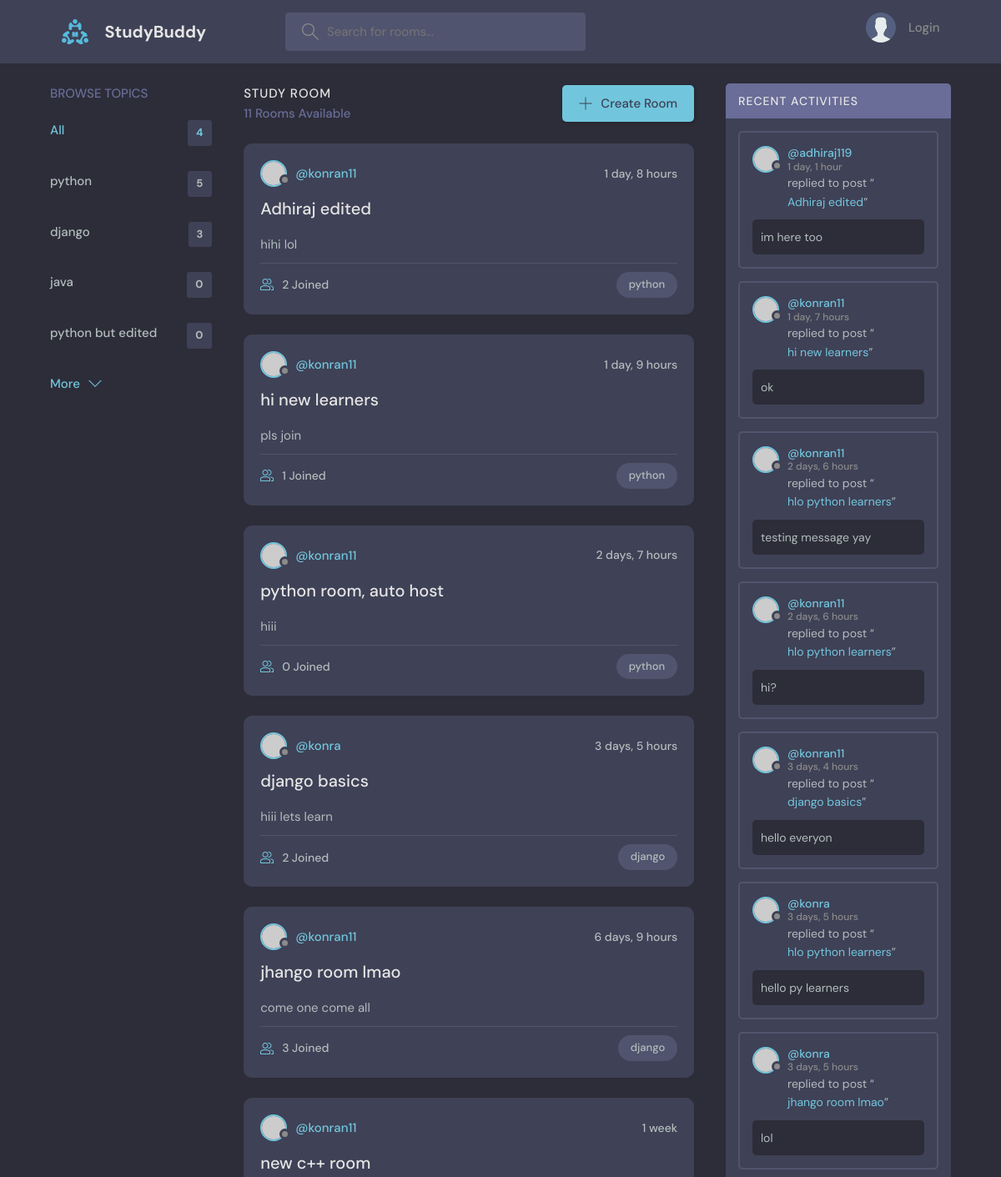
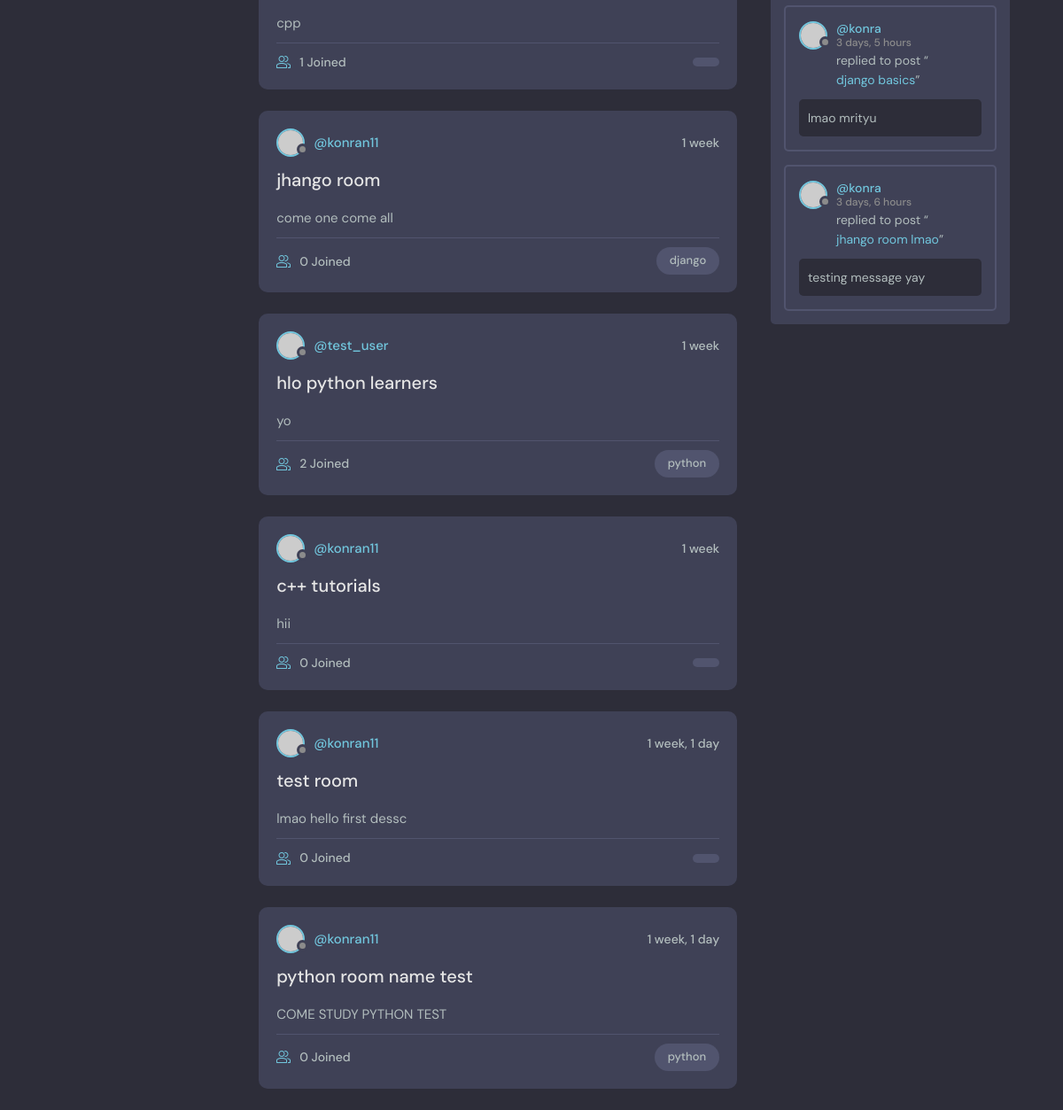
The page / on the database its author committed (2 pictures, top to bottom).
### base/models.py (models this page shows, shortened)
class Topic(models.Model):
    name = models.CharField(max_length=200)

class Room(models.Model): #one to many relation, topic can have many rooms
    host = models.ForeignKey(User, on_delete=models.SET_NULL,null=True)
    topic = models.ForeignKey(Topic, on_delete=models.SET_NULL,null=True)
    name = models.CharField(max_length=200)
    description = models.TextField(null=True)
    participants = models.ManyToManyField(User,related_name='participants', blank='True')
    created_at = models.DateTimeField(auto_now_add=True)
    updated_at = models.DateTimeField(auto_now=True)
    is_public = models.BooleanField(default=True)
    class Meta:
        ordering = ['-updated_at','-created_at']
    def __str__(self):
        return self.name

class Message(models.Model): #one to many relations, user can have many msges
    user = models.ForeignKey(User, on_delete=models.CASCADE)
    room = models.ForeignKey(Room, on_delete=models.CASCADE)
    body = models.TextField()
    created_at = models.DateTimeField(auto_now_add=True)
    updated_at = models.DateTimeField(auto_now=True)
    class Meta:
        ordering = ['-updated_at','-created_at']
    def __str__(self):
        return self.body[:50]

### base/views.py (the view)
# urls.py: path('',views.home,name='home'),
def home(request):
    q = request.GET.get('q') if request.GET.get('q') != None else ''
    rooms = Room.objects.filter(
        Q(topic__name__icontains=q) |
        Q(name__icontains=q) |
        Q(host__username__icontains=q) |
        Q(description__icontains=q)
        )
    room_count = rooms.count()
    room_messages = Message.objects.filter(Q(room__topic__name__icontains=q))
    topic = Topic.objects.all()
    context = {'rooms':rooms,'topics':topic,'room_count':room_count,'room_messages':room_messages}
    return render(request, 'base/home.html',context)

### base/templates/base/home.html (shortened to what this page needs)
{% extends 'maintheme.html' %}
{% block content %}
    <main class="layout layout--3">
      <div class="container">
        {% include 'base/topics_component.html' %}
        <div class="roomList">
          <div class="roomList__header">
            <div>
              <h2>Study Room</h2>
              <p>{{room_count}} Rooms Available</p>
            </div>
            <a class="btn btn--main" href="{% url 'create-room' %}">
              <svg version="1.1" xmlns="http://www.w3.org/2000/svg" width="32" height="32" viewBox="0 0 32 32">
                <title>add</title>
                <path
                  d="M16.943 0.943h-1.885v14.115h-14.115v1.885h14.115v14.115h1.885v-14.115h14.115v-1.885h-14.115v-14.115z"
                ></path>
              </svg>
              Create Room
            </a>
          </div>
          {% include 'base/feed_component.html' %}
        </div>
         {% include 'base/activity_component.html' %}
      </div>
    </main>
{% endblock %}

### base/templates/base/topics_component.html
<div class="topics">
    <div class="topics__header">
      <h2>Browse Topics</h2>
    </div>
    <ul class="topics__list">
      <li>
        <a href="{% url 'home' %}" class="active">All <span>{{topics.count}}</span></a>
      </li>
      {% for topic in topics %}
      <li>
        <a href="{% url 'home' %}?q={{topic.name}}">{{topic.name}} <span>{{topic.room_set.all.count}}</span></a>
      </li>
      {% endfor %}
    </ul>
    <a class="btn btn--link" href="topics.html">
      More
      <svg version="1.1" xmlns="http://www.w3.org/2000/svg" width="32" height="32" viewBox="0 0 32 32">
        <title>chevron-down</title>
        <path d="M16 21l-13-13h-3l16 16 16-16h-3l-13 13z"></path>
      </svg>
    </a>
  </div>

### base/templates/base/feed_component.html (shortened to what this page needs)
{% for room in rooms %}
<div class="roomListRoom">
    <div class="roomListRoom__header">
      <a href="{% url 'user-profile' room.host.id %}" class="roomListRoom__author">
        <div class="avatar avatar--small">
          <img src="https://randomuser.me/api/portraits/women/11.jpg" />
        </div>
        <span>@{{room.host.username}}</span>
      </a>
      <div class="roomListRoom__actions">
        <span>{{room.created_at|timesince}}</span>
      </div>
    </div>
    <div class="roomListRoom__content">
      <a href="{% url 'room' room.id %}">{{room.name}}</a>
      <p>
        {{room.description}}
      </p>
    </div>
    <div class="roomListRoom__meta">
      <a href="{% url 'room' room.id %}"  class="roomListRoom__joined">
        {{room.participants.all.count}} Joined
      </a>
      <p class="roomListRoom__topic">{{room.topic.name}}</p>
    </div>
</div>
{% endfor %}

### base/templates/base/activity_component.html (shortened to what this page needs)
<div class="activities">
    <div class="activities__header">
      <h2>Recent Activities</h2>
    </div>
    {% for message in room_messages %}
    <div class="activities__box">
      <div class="activities__boxHeader roomListRoom__header">
        <a href="{% url 'user-profile' message.user.id %}" class="roomListRoom__author">
          <div class="avatar avatar--small">
            <img src="https://randomuser.me/api/portraits/women/11.jpg" />
          </div>
          <p>
            @{{message.user}}
            <span>{{message.created_at|timesince}}</span>
          </p>
        </a>
      </div>
      <div class="activities__boxContent">
        <p>replied to post “<a href="{% url 'room' message.room.id %}">{{message.room}}</a>”</p>
        <div class="activities__boxRoomContent">
         {{message.body}}
        </div>
      </div>
    </div>
    {% endfor %}
  </div>

### rows shown on the page
Topic: name "python", room_set.all.count "5"
Topic: name "django", room_set.all.count "3"
Topic: name "java", room_set.all.count "0"
Topic: name "python but edited", room_set.all.count "0"
Room: host.username "konran11", created_at "1 day, 8 hours", name "Adhiraj edited", description "hihi lol", participants.all.count "2", topic.name "python"
Room: host.username "konran11", created_at "1 day, 9 hours", name "hi new learners", description "pls join", participants.all.count "1", topic.name "python"
Room: host.username "konran11", created_at "2 days, 7 hours", name "python room, auto host", description "hiii", participants.all.count "0", topic.name "python"
Room: host.username "konra", created_at "3 days, 5 hours", name "django basics", description "hiii lets learn", participants.all.count "2", topic.name "django"
Room: host.username "konran11", created_at "6 days, 9 hours", name "jhango room lmao", description "come one come all", participants.all.count "3", topic.name "django"
Room: host.username "konran11", created_at "1 week", name "new c++ room", description "cpp", participants.all.count "1"
Room: host.username "konran11", created_at "1 week", name "jhango room", description "come one come all", participants.all.count "0", topic.name "django"
Room: host.username "test_user", created_at "1 week", name "hlo python learners", description "yo", participants.all.count "2", topic.name "python"
Room: host.username "konran11", created_at "1 week", name "c++ tutorials", description "hii", participants.all.count "0"
Room: host.username "konran11", created_at "1 week, 1 day", name "test room", description "lmao hello first dessc", participants.all.count "0"
Room: host.username "konran11", created_at "1 week, 1 day", name "python room name test", description "COME STUDY PYTHON TEST", participants.all.count "0", topic.name "python"
Message: user "adhiraj119", created_at "1 day, 1 hour", room "Adhiraj edited", body "im here too"
Message: user "konran11", created_at "1 day, 7 hours", room "hi new learners", body "ok"
Message: user "konran11", created_at "2 days, 6 hours", room "hlo python learners", body "testing message yay"
Message: user "konran11", created_at "2 days, 6 hours", room "hlo python learners", body "hi?"
Message: user "konran11", created_at "3 days, 4 hours", room "django basics", body "hello everyon"
Message: user "konra", created_at "3 days, 5 hours", room "hlo python learners", body "hello py learners"
Message: user "konra", created_at "3 days, 5 hours", room "jhango room lmao", body "lol"
Message: user "konra", created_at "3 days, 5 hours", room "django basics", body "lmao mrityu"
Message: user "konra", created_at "3 days, 6 hours", room "jhango room lmao", body "testing message yay"

### other values the page prints
{{ topics.count }} "4"
{{ room_count }} "11"
